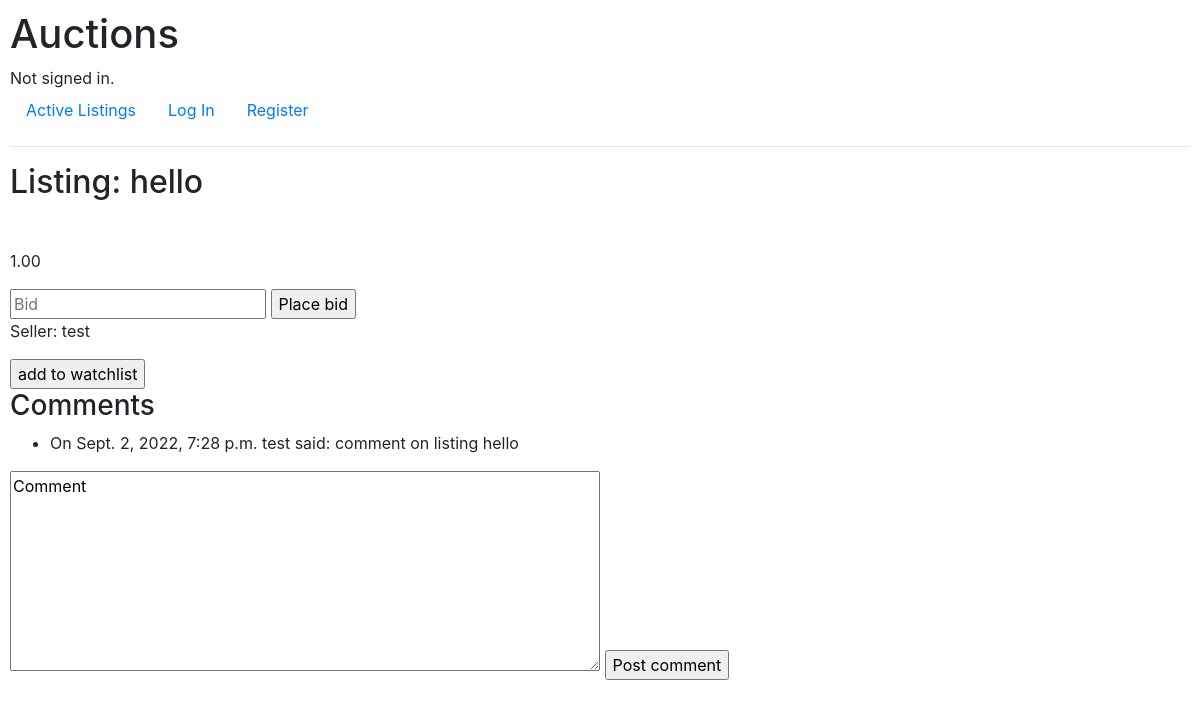
/listings/23, run on the app's committed database.
### auctions/models.py (models this page shows)
class listings(models.Model):
    name = models.CharField(max_length=64)
    description = models.CharField(max_length=512, blank=True)
    bid = models.DecimalField(max_digits=100, decimal_places=2)
    image = models.URLField()
    category = models.CharField(max_length=32, blank=True)
    date = models.DateTimeField(auto_now=True)
    seller = models.CharField(max_length=64)
    winner = models.CharField(max_length=64, blank=True)
    is_active = models.BooleanField(default=True)
    current_price = models.DecimalField(max_digits=100, decimal_places=2, blank=True)

class comments(models.Model):
    user = models.CharField(max_length=32)
    listing = models.ForeignKey(listings, on_delete=models.CASCADE)
    date = models.DateTimeField(auto_now=True)
    comment = models.TextField(blank=True)

### auctions/views.py (the view, shortened to what this page needs)
# urls.py: path("listings/<int:listing_id>", views.listing, name="listing"),
def listing(request, listing_id):
    listing = listings.objects.get(id=listing_id)
    is_seller = False
    watchlist = None
    price = listing.bid
    if str(request.user) == (listing.seller):
        is_seller = True
    if request.user.is_authenticated:
        try:
            watchlist = request.user.watchlist.get(id=listing_id)
        except ObjectDoesNotExist:
            watchlist = None
    try:
        price = bids.objects.get(listing_id=listing_id).bid
    except ObjectDoesNotExist:
        pass
    return render(
        request,
        "auctions/listing.html",
        {
            "listing": listing,
            "watchlist": watchlist,
            "is_seller": is_seller,
            "price": price,
            "comments": comments.objects.filter(listing_id=listing_id),
        },
    )

### auctions/templates/auctions/listing.html (shortened to what this page needs)
{% extends "auctions/layout.html" %}
{% block body %}
<h2>Listing: {{ listing.name }}</h2>
<p>{{ price }}</p>
{% if not is_seller %}
    <form action="{% url 'place_bid' listing.id %}", method="post">
        <input type="number" placeholder="Bid" name="buyer_bid" step=".01">
        <input type="submit" value="Place bid">
    </form>
{% endif %}
<p>Seller: {{ listing.seller }}</p>
{% if not watchlist %}
    <form action="{% url 'watchlist' %}", method="post">
        <input type="submit" value="add to watchlist" name="add">
    </form>
{% endif %}
<h3>Comments</h3>
<div>
    <ul>
    {% for comment in comments %}
        <li>On {{ comment.date }} {{ comment.user }} said: {{ comment.comment }}</li>
    {% endfor %}
    </ul>
</div>
<div>
    <form action="{% url 'comment' listing.id %}", method="post">
        <textarea name="comment" style="width:50%; height: 200px">Comment</textarea>
        <input type="submit" value="Post comment">
    </form>
</div>
{% endblock %}

### auctions/static/auctions/styles.css (style rules this page uses)
body { padding: 10px; }

### data on the page
listings: name "hello", bid "1.00", seller "test"
comments: date "Sept. 2, 2022, 7:28 p.m.", user "test", comment "comment on listing hello"
